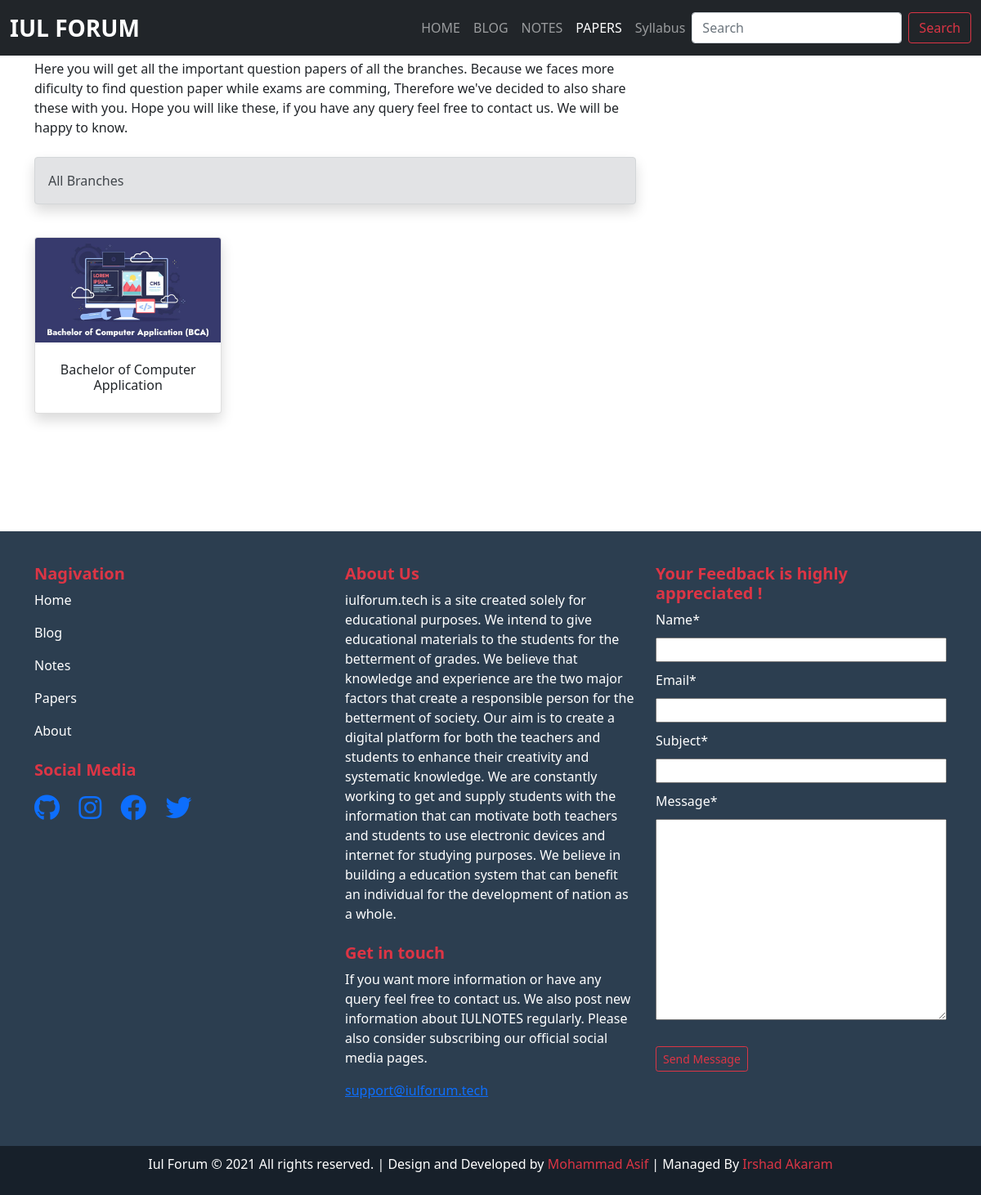
/papers, run on the app's committed database.
### papers/models.py (models this page shows, shortened)
class Branch(models.Model):
    name = models.CharField( max_length=50)
    slug = models.SlugField(max_length=50, unique=True)
    description = models.TextField(blank = True)
    image = models.ImageField(upload_to='images/')
    timestamp = models.DateTimeField(auto_now_add=True)
    def get_absolute_url(self):
        return reverse("branch_detail", kwargs={"slug": self.slug})

### papers/views.py (the view)
# urls.py: path('', views.papersHome, name="papersHome"),
def papersHome(request):
    branches = Branch.objects.all()
    new_feedback = None
    if request.method == "POST":
        feedback_form = FeedbackForm(request.POST)
        if feedback_form.is_valid():
            new_feedback = feedback_form.save(commit=False)
            new_feedback.save()
            feedback_form = FeedbackForm()
    else:
        feedback_form = FeedbackForm()
    context = {
        "branches" : branches,
        "feedback_form" : feedback_form
    }
    return render(request, 'paper/branch.html', context)

### home/forms.py
class FeedbackForm(forms.ModelForm):
    class Meta:
        model = Feedback
        fields = ('name', 'email', 'subject', 'message')

### templates/paper/branch.html (shortened to what this page needs)
{% extends 'layout.html' %}
{% load static %}
{% load crispy_forms_tags %}
{% block papers_active %} active {% endblock papers_active %}
{% block content %}
<div class="blog-container my-3">
    <div class="container">
        <div class="blog-head col-sm-8">
            <div class="blog-head-title">
                <h1>IUL PAPERS</h1>
            </div>
            <div class="blog-head-description">
                <p>Here you will get all the important question papers of all the branches. Because we faces more dificulty to find question paper while exams are comming, Therefore we've decided to also share these with you. Hope you will like these, if you have any query feel free to contact us. We will be happy to know.</p>
            </div>
        </div>
        <div class="blog-content my-4">
            <div class="row  blow-row">
                <div class="col-sm-8">
                    <div class="alert alert-secondary shadow" role="alert">
                        All Branches
                    </div>
                    <div class="blog-latest-post">
                        <div class="row row-cols-1 row-cols-md-3 g-4 mt-2 mb-5">
                            {% for branch in branches %}
                            <div class="col">
                                <div class="card shadow  mb-5 bg-body rounded ">
                                   <a href="{{branch.get_absolute_url}}"> <img src="/media/{{branch.image}}" class="card-img-top" alt="..."></a>
                                      <div class="card-body text-muted">
                                       <h6 class="my-2 text-center"><a class="text-dark text-decoration-none" href="{{branch.get_absolute_url}}">{{branch.name}}</a></h6>
                                    </div>
                                </div>
                            </div>
                            {% endfor %}
                        </div>
                    </div>
                </div>
                 <div class="col-sm-4">
             </div>
            </div>
        </div>
    </div>
</div>
{% endblock content %}

### static/css/style.css (style rules this page uses)
body { margin: 0; padding: 0; box-sizing: border-box; background: #F7F9F9; }

### templates/layout.html (style rules this page uses)
.controls input { width: 100%; margin: 10px 0px; }
.controls textarea { width: 100%; margin: 10px 0px; }

### data on the page
Branch: image (picture), name "Bachelor of Computer Application"
